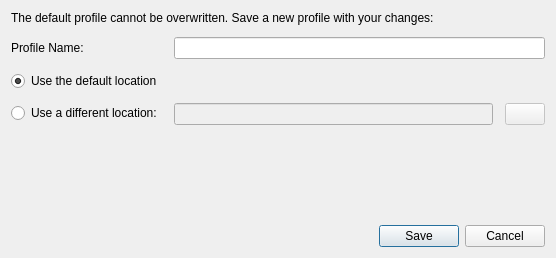
<?xml version="1.0" encoding="UTF-8"?>
<ui version="4.0">
 <class>NewProfile</class>
 <widget class="QDialog" name="NewProfile">
  <property name="geometry">
   <rect>
    <x>0</x>
    <y>0</y>
    <width>556</width>
    <height>258</height>
   </rect>
  </property>
  <property name="windowTitle">
   <string>New Profile</string>
  </property>
  <layout class="QVBoxLayout" name="verticalLayout">
   <property name="spacing">
    <number>12</number>
   </property>
   <item>
    <widget class="QLabel" name="label_default_protection_hint">
     <property name="text">
      <string>The default profile cannot be overwritten. Save a new profile with your changes:</string>
     </property>
     <property name="wordWrap">
      <bool>true</bool>
     </property>
    </widget>
   </item>
   <item>
    <layout class="QFormLayout" name="formLayout">
     <item row="1" column="0">
      <widget class="QRadioButton" name="radioButton_default_location">
       <property name="text">
        <string>Use the default location</string>
       </property>
       <property name="checked">
        <bool>true</bool>
       </property>
      </widget>
     </item>
     <item row="2" column="0">
      <widget class="QRadioButton" name="radioButton_custom_location">
       <property name="text">
        <string>Use a different location:</string>
       </property>
      </widget>
     </item>
     <item row="2" column="1">
      <layout class="QHBoxLayout" name="horizontalLayout">
       <item>
        <widget class="QLineEdit" name="lineEdit_location">
         <property name="enabled">
          <bool>false</bool>
         </property>
        </widget>
       </item>
       <item>
        <widget class="QPushButton" name="pushButton_browse_location">
         <property name="enabled">
          <bool>false</bool>
         </property>
         <property name="text">
          <string/>
         </property>
         <property name="icon">
          <iconset theme="document-open-folder">
           <normaloff>.</normaloff>.</iconset>
         </property>
        </widget>
       </item>
      </layout>
     </item>
     <item row="0" column="0">
      <widget class="QLabel" name="label">
       <property name="text">
        <string>Profile Name:</string>
       </property>
      </widget>
     </item>
     <item row="0" column="1">
      <widget class="QLineEdit" name="lineEdit_name"/>
     </item>
     <item row="1" column="1">
      <widget class="QLabel" name="label_default_path">
       <property name="text">
        <string notr="true">&lt;default path&gt;</string>
       </property>
       <property name="textInteractionFlags">
        <set>Qt::LinksAccessibleByMouse|Qt::TextSelectableByKeyboard|Qt::TextSelectableByMouse</set>
       </property>
      </widget>
     </item>
    </layout>
   </item>
   <item>
    <spacer name="verticalSpacer">
     <property name="orientation">
      <enum>Qt::Vertical</enum>
     </property>
     <property name="sizeHint" stdset="0">
      <size>
       <width>20</width>
       <height>5</height>
      </size>
     </property>
    </spacer>
   </item>
   <item>
    <layout class="QHBoxLayout" name="horizontalLayout_2">
     <property name="spacing">
      <number>2</number>
     </property>
     <item>
      <widget class="QLabel" name="label_warning_icon">
       <property name="sizePolicy">
        <sizepolicy hsizetype="Minimum" vsizetype="Preferred">
         <horstretch>0</horstretch>
         <verstretch>0</verstretch>
        </sizepolicy>
       </property>
       <property name="text">
        <string notr="true"/>
       </property>
      </widget>
     </item>
     <item>
      <widget class="QLabel" name="label_warning_message">
       <property name="font">
        <font>
         <italic>true</italic>
        </font>
       </property>
       <property name="text">
        <string notr="true">&lt;some warning&gt;</string>
       </property>
      </widget>
     </item>
     <item>
      <spacer name="horizontalSpacer">
       <property name="orientation">
        <enum>Qt::Horizontal</enum>
       </property>
       <property name="sizeHint" stdset="0">
        <size>
         <width>40</width>
         <height>20</height>
        </size>
       </property>
      </spacer>
     </item>
    </layout>
   </item>
   <item>
    <widget class="QDialogButtonBox" name="buttonBox">
     <property name="orientation">
      <enum>Qt::Horizontal</enum>
     </property>
     <property name="standardButtons">
      <set>QDialogButtonBox::Cancel|QDialogButtonBox::Save</set>
     </property>
    </widget>
   </item>
  </layout>
 </widget>
 <tabstops>
  <tabstop>lineEdit_name</tabstop>
  <tabstop>radioButton_default_location</tabstop>
  <tabstop>radioButton_custom_location</tabstop>
  <tabstop>lineEdit_location</tabstop>
  <tabstop>pushButton_browse_location</tabstop>
 </tabstops>
 <resources/>
 <connections>
  <connection>
   <sender>buttonBox</sender>
   <signal>accepted()</signal>
   <receiver>NewProfile</receiver>
   <slot>accept()</slot>
   <hints>
    <hint type="sourcelabel">
     <x>224</x>
     <y>161</y>
    </hint>
    <hint type="destinationlabel">
     <x>157</x>
     <y>190</y>
    </hint>
   </hints>
  </connection>
  <connection>
   <sender>buttonBox</sender>
   <signal>rejected()</signal>
   <receiver>NewProfile</receiver>
   <slot>reject()</slot>
   <hints>
    <hint type="sourcelabel">
     <x>292</x>
     <y>167</y>
    </hint>
    <hint type="destinationlabel">
     <x>286</x>
     <y>190</y>
    </hint>
   </hints>
  </connection>
  <connection>
   <sender>radioButton_custom_location</sender>
   <signal>toggled(bool)</signal>
   <receiver>lineEdit_location</receiver>
   <slot>setEnabled(bool)</slot>
   <hints>
    <hint type="sourcelabel">
     <x>116</x>
     <y>87</y>
    </hint>
    <hint type="destinationlabel">
     <x>466</x>
     <y>100</y>
    </hint>
   </hints>
  </connection>
  <connection>
   <sender>radioButton_custom_location</sender>
   <signal>toggled(bool)</signal>
   <receiver>pushButton_browse_location</receiver>
   <slot>setEnabled(bool)</slot>
   <hints>
    <hint type="sourcelabel">
     <x>69</x>
     <y>93</y>
    </hint>
    <hint type="destinationlabel">
     <x>540</x>
     <y>97</y>
    </hint>
   </hints>
  </connection>
 </connections>
</ui>
